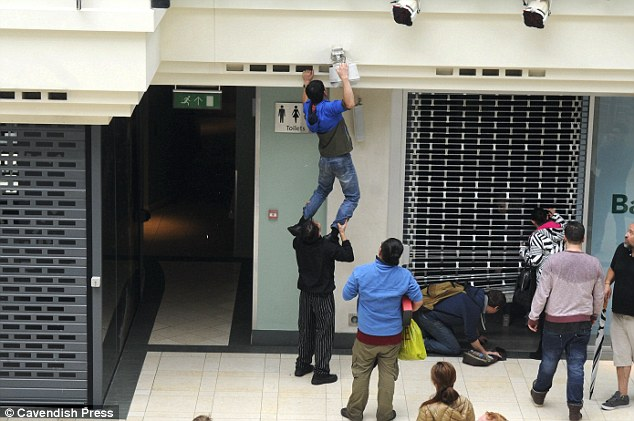
#> input picture computer-vision-domain/handcrafted/sift/images/cctv_mid_res.jpg, 634 x 421 px, given in place of visor_1246523090489_new_6_camera1.avi, which was not available
$ python main.py
#> lines starting #> are read from the running program, lines starting #| are printed output that depends on the picture; after the words box and inside, x2 and y2 are one past the last pixel; in counts of white or black regions, pixels touching at a corner belong together; pictures that were not available may be replaced by others from this repository, and a replacement may not be noted
import cv2
import numpy as np


def inside(r, q):
    rx, ry, rw, rh = r
    qx, qy, qw, qh = q
    return rx > qx and ry > qy and rx + rw < qx + qw and ry + rh < qy + qh


def draw_detections(img, rects, thickness=1):
    for x, y, w, h in rects:
        # the HOG detector returns slightly larger rectangles than the real objects.
        # so we slightly shrink the rectangles to get a nicer output.
        pad_w, pad_h = int(0.15*w), int(0.05*h)
        cv2.rectangle(img, (x+pad_w, y+pad_h), (x+w-pad_w, y+h-pad_h), (0, 255, 0), thickness)


def draw_detection(img, rect, thickness=1):
    x, y, w, h = rect
    pad_w, pad_h = int(0.15*w), int(0.05*h)
    cv2.rectangle(img, (x+pad_w, y+pad_h), (x+w-pad_w, y+h-pad_h), (0, 255, 0), thickness)


def find_track_rois(dict):
    # set up the ROI for tracking
    dict['roi_hists'] = []
    for x, y, w, h in dict['track_windows']:
        roi = frame[y:y + h, x:x + w]
        hsv_roi = cv2.cvtColor(roi, cv2.COLOR_BGR2HSV)
        mask = cv2.inRange(hsv_roi, np.array((0., 60., 32.)), np.array((180., 255., 255.)))
        roi_hist = cv2.calcHist([hsv_roi], [0], mask, [180], [0, 180])
        cv2.normalize(roi_hist, roi_hist, 0, 255, cv2.NORM_MINMAX)
        dict['roi_hists'].append(roi_hist)


if __name__ == '__main__':

    track_range = list(range(5))

    hog = cv2.HOGDescriptor()
    hog.setSVMDetector(cv2.HOGDescriptor_getDefaultPeopleDetector())

    filepath = "E:\Projects\computer-vision\computer-vision-python\opencv-starter\data/video\AVSS/AVSS_AB_Easy.avi".replace('\\', '/')
    filepath = "E:\Projects\computer-vision\computer-vision-python\opencv-starter\data/video/Sequence_6/visor_1246523090489_new_6_camera1.avi".replace(
        '\\', '/')

    cap = cv2.VideoCapture(filepath)

    while True:
        _, frame = cap.read()
#> frame is the input picture: shape (421, 634, 3); mean B, G, R 113.7, 118.5, 118.2
        found, _ = hog.detectMultiScale(frame, winStride=(8, 8), padding=(32, 32), scale=1.05)
#> found = [[281, 58, 102, 204], [572, 198, 62, 223], [257, 177, 118, 236], [319, 206, 130, 215], [494, 185, 140, 236]]
        draw_detections(frame, found)
#> the loop in draw_detections, `for x, y, w, h in rects:` made 5 passes
#> (x, y, w, h, pad_w, pad_h) on passes 1 to 5: (281, 58, 102, 204, 15, 10), (572, 198, 62, 223, 9, 11), (257, 177, 118, 236, 17, 11), (319, 206, 130, 215, 19, 10), (494, 185, 140, 236, 21, 11)
#> after the loop in draw_detections, `for x, y, w, h in rects:`:
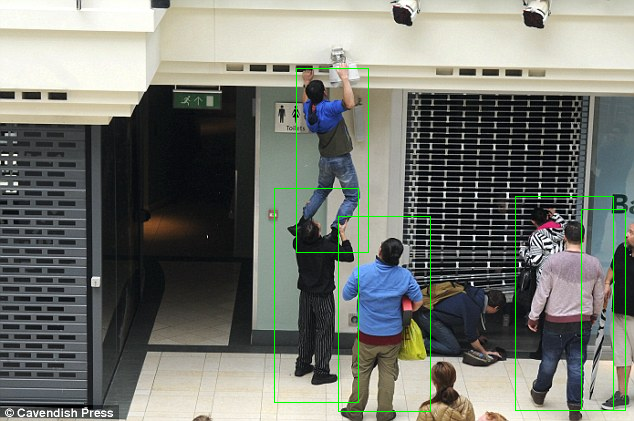
#> img: shape (421, 634, 3); mean B, G, R 112.5, 119.9, 117

        cv2.imshow("Recognizer View", frame)

        if cv2.waitKey(25) & 0xFF == ord('q'):
#> (key q is pressed here)
            cv2.destroyAllWindows()
            break


    # Setup the termination criteria, either 10 iteration or move by at-least 1 pt
    term_crit = (cv2.TERM_CRITERIA_EPS | cv2.TERM_CRITERIA_COUNT, 10, 1)
#> term_crit = (3, 10, 1)

    while True:

        track_dictonary = {}

        _, frame = cap.read()

        # Identify initial bounding boxes of people (x,y,w,h)
        track_dictonary['track_windows'], _ = hog.detectMultiScale(frame, winStride=(8, 8), padding=(32, 32), scale=1.05)

        if len(track_dictonary['track_windows']) > 0:

            find_track_rois(track_dictonary)
#> the loop in find_track_rois, `for x, y, w, h in dict['track_windows']:` made 5 passes
#> pass 1, in find_track_rois, `roi = frame[y:y + h, x:x + w]`:
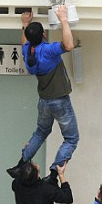
#> roi: shape (204, 102, 3); mean B, G, R 120.3, 124, 122.3
#> pass 1, in find_track_rois, `mask = cv2.inRange(hsv_roi, np.array((0., 60., 32.)), np.array((180., ..`:
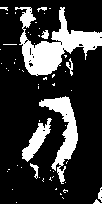
#> mask: shape (204, 102); 20.8% white; 57 white regions (48 under 20 px), largest, box (x1, y1, x2, y2) and area: (15, 7, 102, 76) 2333, (39, 96, 78, 184) 1136, (22, 118, 52, 162) 487
#> pass 2, in find_track_rois, `roi = frame[y:y + h, x:x + w]`:
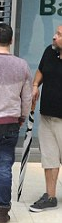
#> roi: shape (223, 62, 3); mean B, G, R 122, 122.1, 123.2
#> after the loop in find_track_rois, `for x, y, w, h in dict['track_windows']:`: hsv_roi: shape (236, 140, 3); mean H, S, V 82.2, 43.5, 118.7
#> after the loop in find_track_rois, `for x, y, w, h in dict['track_windows']:`:
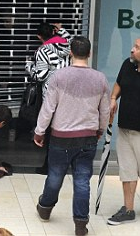
#> roi: shape (236, 140, 3); mean B, G, R 110.8, 110.3, 112.6

            # [7 lines of commented-out code are left out]

            for _ in track_range:

                ret, frame = cap.read()

                track_count = len(track_dictonary['roi_hists'])
                print('\n\n track count ', track_count)

                if track_count > 0:

                    for count in range(track_count):

                        hsv = cv2.cvtColor(frame, cv2.COLOR_BGR2HSV)
                        dst = cv2.calcBackProject([hsv], [0], track_dictonary['roi_hists'][count], [0, 180], 1)

                        # apply meanshift to get the new location
                        track_window = (track_dictonary['track_windows'][count][0], track_dictonary['track_windows'][count][1], track_dictonary['track_windows'][count][2], track_dictonary['track_windows'][count][3])
                        ret, track_dictonary['track_windows'][count] = cv2.meanShift(dst, track_window, term_crit)

                    draw_detections(frame, track_dictonary['track_windows'])

                    cv2.imshow("Recognizer View", frame)

                    if cv2.waitKey(25) & 0xFF == ord('q'):
                        cv2.destroyAllWindows()
                        break

                else:

                    cv2.imshow("Recognizer View", frame)

                    if cv2.waitKey(25) & 0xFF == ord('q'):
                        cv2.destroyAllWindows()
                        break
#> this loop made 1 pass; (key q is pressed on pass 1)
#> track_count on pass 1: 5
#|  track count  5
#> pass 1, `cv2.imshow("Recognizer View", frame)`:
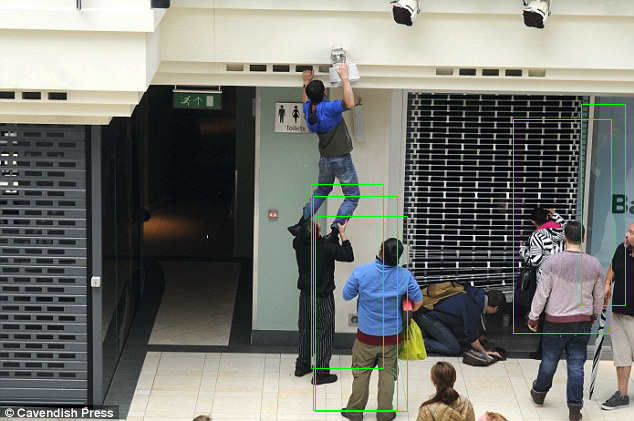
#> window 'Recognizer View': shape (421, 634, 3); mean B, G, R 112.6, 120.2, 117.3
#> after the loop:
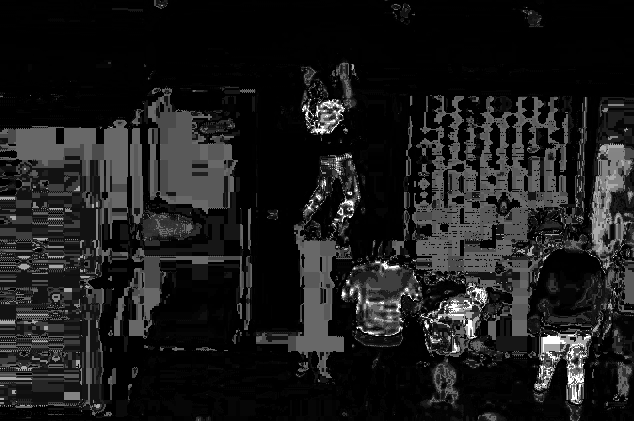
#> dst: shape (421, 634); min 0, max 255, mean 28.1
#> after the loop, track_dictonary = 2 items

        else:

            cv2.imshow("Recognizer View", frame)

            if cv2.waitKey(25) & 0xFF == ord('q'):
                cv2.destroyAllWindows()
                break

$ run again, on computer-vision-domain/handcrafted/sift/images/maxresdefault.jpg
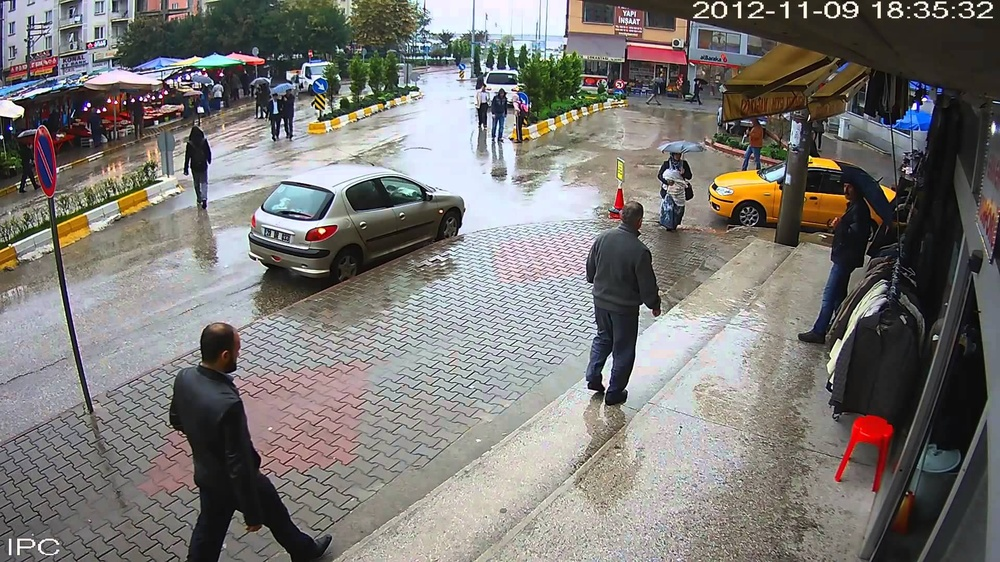
#> input picture computer-vision-domain/handcrafted/sift/images/maxresdefault.jpg, 1000 x 562 px, shrunk from 1920 x 1080 before the run, given in place of visor_1246523090489_new_6_camera1.avi, which was not available
#> frame is the input picture: shape (562, 1000, 3); mean B, G, R 116.5, 119.7, 122.6
#> found = [[249, 28, 67, 134], [456, 26, 92, 185], [168, 101, 65, 130], [758, 134, 67, 134], [550, 175, 133, 264]]
#> the loop in draw_detections, `for x, y, w, h in rects:` made 5 passes
#> (x, y, w, h, pad_w, pad_h) on passes 1 to 5: (249, 28, 67, 134, 10, 6), (456, 26, 92, 185, 13, 9), (168, 101, 65, 130, 9, 6), (758, 134, 67, 134, 10, 6), (550, 175, 133, 264, 19, 13)
#> term_crit = (3, 10, 1)
#> the loop in find_track_rois, `for x, y, w, h in dict['track_windows']:` made 5 passes
#> pass 1, in find_track_rois, `mask = cv2.inRange(hsv_roi, np.array((0., 60., 32.)), np.array((180., ..`:
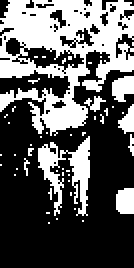
#> mask: shape (134, 67) (shown 2 times larger); 36.1% white; 48 white regions (42 under 20 px), largest, box (x1, y1, x2, y2) and area: (0, 0, 67, 68) 2353, (19, 68, 45, 108) 443, (56, 38, 67, 51) 108, (58, 94, 67, 107) 108, (59, 52, 67, 67) 70, (42, 48, 53, 56) 38
#> the loop `for _ in track_range: ` made 1 pass; (key q is pressed on pass 1)
#> track_count on pass 1: 5
#> (printed output is left out)
#> after the loop `for _ in track_range:`:
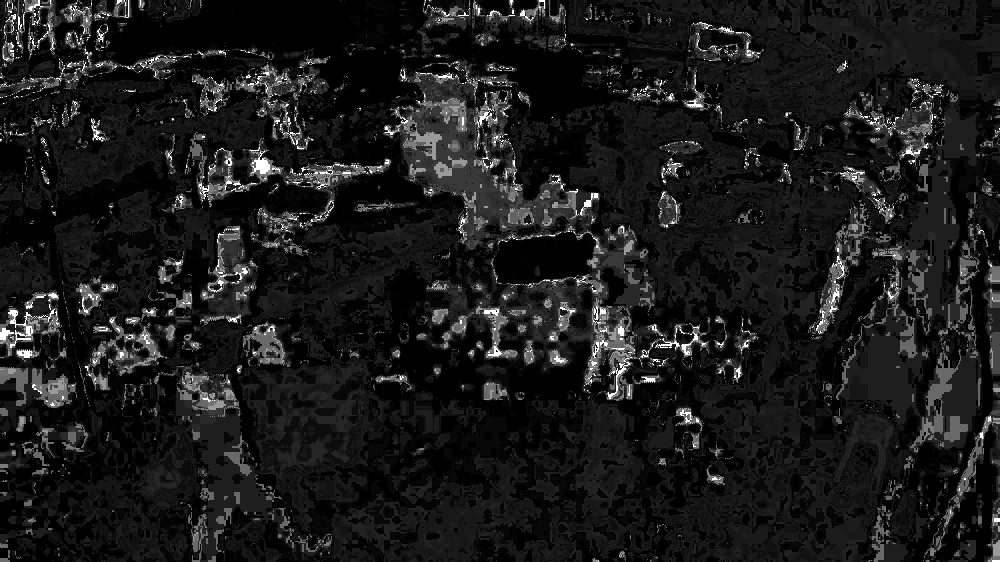
#> dst: shape (562, 1000); min 0, max 255, mean 26.3
#> after the loop `for _ in track_range:`: track_dictonary = 2 items
